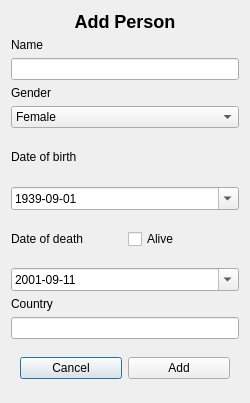
<?xml version="1.0" encoding="UTF-8"?>
<ui version="4.0">
 <class>AddPersonDialog</class>
 <widget class="QDialog" name="AddPersonDialog">
  <property name="geometry">
   <rect>
    <x>0</x>
    <y>0</y>
    <width>250</width>
    <height>403</height>
   </rect>
  </property>
  <property name="windowTitle">
   <string>Add Person</string>
  </property>
  <layout class="QVBoxLayout" name="verticalLayout">
   <item>
    <widget class="QLabel" name="label_6">
     <property name="sizePolicy">
      <sizepolicy hsizetype="Preferred" vsizetype="Fixed">
       <horstretch>0</horstretch>
       <verstretch>0</verstretch>
      </sizepolicy>
     </property>
     <property name="text">
      <string>&lt;html&gt;&lt;head/&gt;&lt;body&gt;&lt;p&gt;&lt;span style=&quot; font-size:x-large; font-weight:600;&quot;&gt;Add Person&lt;/span&gt;&lt;/p&gt;&lt;/body&gt;&lt;/html&gt;</string>
     </property>
     <property name="alignment">
      <set>Qt::AlignCenter</set>
     </property>
    </widget>
   </item>
   <item>
    <widget class="QLabel" name="label">
     <property name="sizePolicy">
      <sizepolicy hsizetype="Preferred" vsizetype="Fixed">
       <horstretch>0</horstretch>
       <verstretch>0</verstretch>
      </sizepolicy>
     </property>
     <property name="text">
      <string>Name</string>
     </property>
    </widget>
   </item>
   <item>
    <widget class="QLineEdit" name="addPersonNameField">
     <property name="frame">
      <bool>true</bool>
     </property>
    </widget>
   </item>
   <item>
    <widget class="QLabel" name="label_3">
     <property name="sizePolicy">
      <sizepolicy hsizetype="Preferred" vsizetype="Fixed">
       <horstretch>0</horstretch>
       <verstretch>0</verstretch>
      </sizepolicy>
     </property>
     <property name="text">
      <string>Gender</string>
     </property>
    </widget>
   </item>
   <item>
    <widget class="QComboBox" name="addPersonGenderCombobox">
     <property name="sizePolicy">
      <sizepolicy hsizetype="Expanding" vsizetype="Fixed">
       <horstretch>0</horstretch>
       <verstretch>0</verstretch>
      </sizepolicy>
     </property>
     <item>
      <property name="text">
       <string>Female</string>
      </property>
     </item>
     <item>
      <property name="text">
       <string>Male</string>
      </property>
     </item>
    </widget>
   </item>
   <item>
    <widget class="QWidget" name="widget" native="true">
     <property name="sizePolicy">
      <sizepolicy hsizetype="Preferred" vsizetype="Minimum">
       <horstretch>0</horstretch>
       <verstretch>0</verstretch>
      </sizepolicy>
     </property>
     <layout class="QHBoxLayout" name="horizontalLayout">
      <property name="leftMargin">
       <number>0</number>
      </property>
      <property name="topMargin">
       <number>0</number>
      </property>
      <property name="rightMargin">
       <number>0</number>
      </property>
      <property name="bottomMargin">
       <number>0</number>
      </property>
      <item>
       <widget class="QLabel" name="label_4">
        <property name="sizePolicy">
         <sizepolicy hsizetype="Preferred" vsizetype="Fixed">
          <horstretch>0</horstretch>
          <verstretch>0</verstretch>
         </sizepolicy>
        </property>
        <property name="text">
         <string>Date of birth</string>
        </property>
       </widget>
      </item>
      <item>
       <widget class="QLabel" name="dateErrorLabel">
        <property name="text">
         <string/>
        </property>
       </widget>
      </item>
     </layout>
    </widget>
   </item>
   <item>
    <widget class="QDateEdit" name="addPersonBirthDate">
     <property name="sizePolicy">
      <sizepolicy hsizetype="Preferred" vsizetype="Fixed">
       <horstretch>0</horstretch>
       <verstretch>0</verstretch>
      </sizepolicy>
     </property>
     <property name="maximumDateTime">
      <datetime>
       <hour>23</hour>
       <minute>59</minute>
       <second>59</second>
       <year>7999</year>
       <month>12</month>
       <day>30</day>
      </datetime>
     </property>
     <property name="minimumDateTime">
      <datetime>
       <hour>0</hour>
       <minute>0</minute>
       <second>0</second>
       <year>1752</year>
       <month>9</month>
       <day>14</day>
      </datetime>
     </property>
     <property name="displayFormat">
      <string>yyyy-MM-dd</string>
     </property>
     <property name="calendarPopup">
      <bool>true</bool>
     </property>
     <property name="date">
      <date>
       <year>1939</year>
       <month>9</month>
       <day>1</day>
      </date>
     </property>
    </widget>
   </item>
   <item>
    <widget class="QWidget" name="widget_2" native="true">
     <property name="sizePolicy">
      <sizepolicy hsizetype="Preferred" vsizetype="Minimum">
       <horstretch>0</horstretch>
       <verstretch>0</verstretch>
      </sizepolicy>
     </property>
     <layout class="QHBoxLayout" name="horizontalLayout_2">
      <property name="leftMargin">
       <number>0</number>
      </property>
      <property name="topMargin">
       <number>0</number>
      </property>
      <property name="rightMargin">
       <number>0</number>
      </property>
      <property name="bottomMargin">
       <number>0</number>
      </property>
      <item>
       <widget class="QLabel" name="label_5">
        <property name="sizePolicy">
         <sizepolicy hsizetype="Preferred" vsizetype="Fixed">
          <horstretch>0</horstretch>
          <verstretch>0</verstretch>
         </sizepolicy>
        </property>
        <property name="text">
         <string>Date of death</string>
        </property>
       </widget>
      </item>
      <item>
       <widget class="QCheckBox" name="aliveCheckbox">
        <property name="layoutDirection">
         <enum>Qt::LeftToRight</enum>
        </property>
        <property name="text">
         <string>Alive</string>
        </property>
       </widget>
      </item>
     </layout>
    </widget>
   </item>
   <item>
    <widget class="QDateEdit" name="addPersonDeathDate">
     <property name="sizePolicy">
      <sizepolicy hsizetype="Expanding" vsizetype="Fixed">
       <horstretch>0</horstretch>
       <verstretch>0</verstretch>
      </sizepolicy>
     </property>
     <property name="displayFormat">
      <string>yyyy-MM-dd</string>
     </property>
     <property name="calendarPopup">
      <bool>true</bool>
     </property>
     <property name="date">
      <date>
       <year>2001</year>
       <month>9</month>
       <day>11</day>
      </date>
     </property>
    </widget>
   </item>
   <item>
    <widget class="QLabel" name="label_2">
     <property name="sizePolicy">
      <sizepolicy hsizetype="Preferred" vsizetype="Fixed">
       <horstretch>0</horstretch>
       <verstretch>0</verstretch>
      </sizepolicy>
     </property>
     <property name="text">
      <string>Country</string>
     </property>
    </widget>
   </item>
   <item>
    <widget class="QLineEdit" name="addPersonCountryField"/>
   </item>
   <item>
    <widget class="QWidget" name="widget_3" native="true">
     <layout class="QHBoxLayout" name="horizontalLayout_3">
      <item>
       <widget class="QPushButton" name="cancelButton">
        <property name="text">
         <string>Cancel</string>
        </property>
        <property name="default">
         <bool>true</bool>
        </property>
        <property name="flat">
         <bool>false</bool>
        </property>
       </widget>
      </item>
      <item>
       <widget class="QPushButton" name="addButton">
        <property name="autoFillBackground">
         <bool>false</bool>
        </property>
        <property name="text">
         <string>Add</string>
        </property>
        <property name="checkable">
         <bool>false</bool>
        </property>
        <property name="autoExclusive">
         <bool>false</bool>
        </property>
        <property name="default">
         <bool>false</bool>
        </property>
       </widget>
      </item>
     </layout>
    </widget>
   </item>
  </layout>
 </widget>
 <tabstops>
  <tabstop>addPersonNameField</tabstop>
  <tabstop>addPersonGenderCombobox</tabstop>
  <tabstop>addPersonBirthDate</tabstop>
  <tabstop>aliveCheckbox</tabstop>
  <tabstop>addPersonDeathDate</tabstop>
  <tabstop>addPersonCountryField</tabstop>
  <tabstop>cancelButton</tabstop>
  <tabstop>addButton</tabstop>
 </tabstops>
 <resources/>
 <connections/>
</ui>
